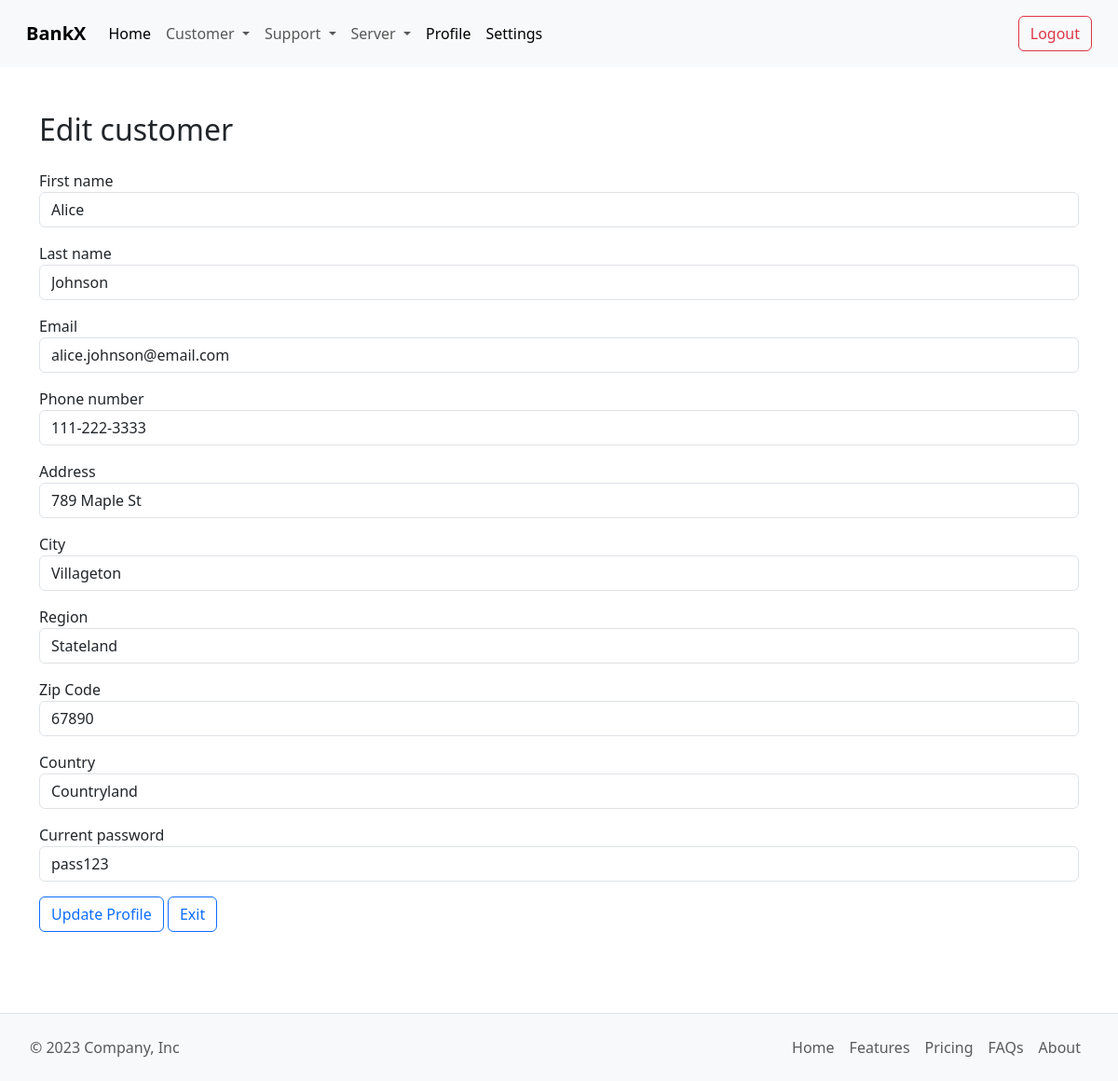
/Admin/customer_edit.php?id=1 (signed in), run on an earlier commit of the app's database.
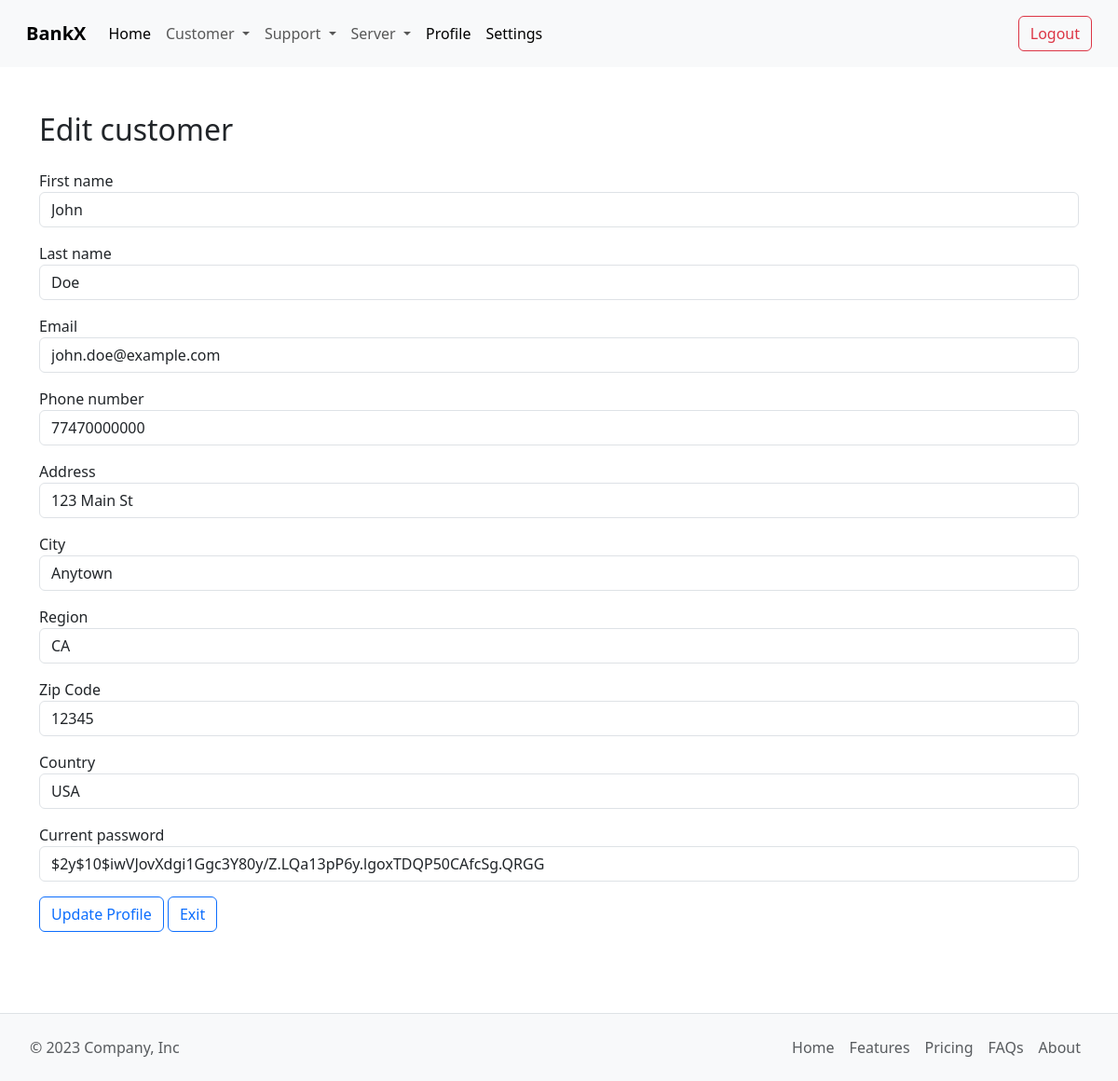
And on a later commit of the database.
### tables this page shows
CREATE TABLE `Customers` (
    `CustomerID` INT PRIMARY KEY AUTO_INCREMENT,
    `FirstName` VARCHAR(50) NOT NULL,
    `LastName` VARCHAR(50) NOT NULL,
    `Email` VARCHAR(100) NOT NULL,
    `PhoneNumber` VARCHAR(100) NOT NULL,
    `Password` VARCHAR(100) NOT NULL,
    `Address` VARCHAR(255),
    `City` VARCHAR(50),
    `State` VARCHAR(50),
    `ZipCode` VARCHAR(10),
    `Country` VARCHAR(50),
    `RegistrationDate` DATE NOT NULL,
    `LoginTime` TIMESTAMP DEFAULT CURRENT_TIMESTAMP,
    `LogoutTime` TIMESTAMP DEFAULT CURRENT_TIMESTAMP
);

### src/Admin/customer_edit.php (the view, shortened to what this page needs)
<?php
include("include/header.php");
require_once("../Modules/config.php");
$userid = $_GET['id'];
$stmt = $conn->prepare("SELECT * FROM `Customers` WHERE `CustomerID` = :userid");
$stmt->bindValue(":userid", $userid, PDO::PARAM_INT);
$stmt->execute();
$result = $stmt->fetchAll(PDO::FETCH_ASSOC);
?>
<div class="container mt-5" style="padding-bottom: 10rem;">
    <h2>Edit customer</h2>
    <form action="customer_edit_process.php" method="POST">
        <?php
        foreach($result as $row) {
        ?>
        <div class="form-group" style="padding-top: 1rem;">
            <label for="firstname">First name</label>
            <input type="text" class="form-control" id="firstname" name="firstname" placeholder="First name" value="<?php echo $row['FirstName']; ?>">
        </div>
        <div class="form-group" style="padding-top: 1rem;">
            <label for="lastname">Last name</label>
            <input type="text" class="form-control" id="lastname" name="lastname" placeholder="Last name" value="<?php echo $row['LastName']; ?>">
        </div>
        <div class="form-group" style="padding-top: 1rem;">
            <label for="email">Email</label>
            <input type="text" class="form-control" id="email" name="email" placeholder="Email" value="<?php echo $row['Email'] ?>">
        </div>
        <div class="form-group" style="padding-top: 1rem;">
            <label for="phone">Phone number</label>
            <input type="text" class="form-control" id="phone" name="phone" placeholder="Phone number" value="<?php echo $row['PhoneNumber']; ?>">
        </div>
        <div class="form-group" style="padding-top: 1rem;">
            <label for="address">Address</label>
            <input type="text" class="form-control" id="address" name="address" placeholder="Address" value="<?php echo $row['Address']; ?>">
        </div>
        <div class="form-group" style="padding-top: 1rem;">
            <label for="city">City</label>
            <input type="text" class="form-control" id="city" name="city" placeholder="City" value="<?php echo $row['City']; ?>">
        </div>
        <div class="form-group" style="padding-top: 1rem;">
            <label for="region">Region</label>
            <input type="text" class="form-control" id="region" name="region" placeholder="Region" value="<?php echo $row['State']; ?>">
        </div>
        <div class="form-group" style="padding-top: 1rem;">
            <label for="zipcode">Zip Code</label>
            <input type="text" class="form-control" id="zipcode" name="zipcode" placeholder="Zip code" value="<?php echo $row['ZipCode']; ?>">
        </div>
        <div class="form-group" style="padding-top: 1rem;">
            <label for="country">Country</label>
            <input type="text" class="form-control" id="country" name="country" placeholder="Country" value="<?php echo $row['Country']; ?>">
        </div>
        <div class="form-group" style="padding-top: 1rem;">
            <label for="oldpassword">Current password</label>
            <input type="text" class="form-control" id="currentpassword" name="currentpassword" placeholder="Current password" value="<?php echo $row['Password']; ?>">
        </div>
        <div style="padding-top: 1rem;">
            <button type="submit" class="btn btn-outline-primary">Update Profile</button>
            <a href="dashboard.php" class="btn btn-outline-primary">Exit</a>
        </div>
        <?php
        }
        ?>
    </form>
</div>
<?php
include("include/footer.php");
?>

What changed in the data, as far as the page shows it:
changed customers: firstname "Alice" → "John"; lastname "Johnson" → "Doe"; email "alice.johnson@email.com" → "john.doe@example.com"; phone "111-222-3333" → "77470000000"; address "789 Maple St" → "123 Main St"; city "Villageton" → "Anytown"; region "Stateland" → "CA"; zipcode "67890" → "12345"; country "Countryland" → "USA"; currentpassword "pass123" → "$2y$10$iwVJovXdgi1Ggc3Y80y/Z.LQa13pP6y.lgoxTDQP50CAfcSg.QRGG"
